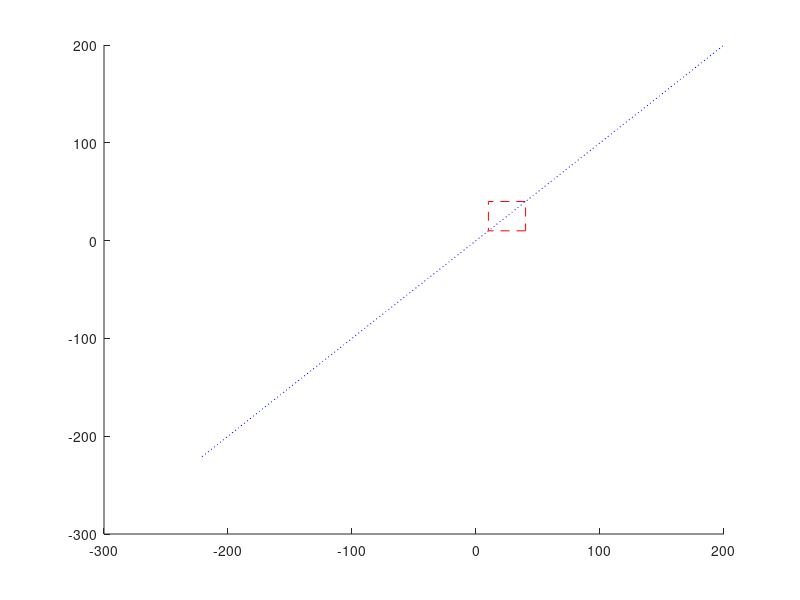

Here is the MATLAB script that generated this plot:
%{
Josh Tozer & Nathan Willson
CS 2300 002
Project 2
Fri Oct 11, 2019 at 11:59 pm
This assignment will use a file that contains target box lower left coordinate, 
target box size, and information describing a line in parametric form. Using this 
information, we will plot the line using character output and will create a target
box from the implicit form of the line. We will do this graphically.
%}

%Outputs name and assignment number.
disp('Josh Tozer & Nathan Willson')
disp('Project 2')

%Gets the numbers from the text file and saves the target box lower left coordinate, 
%target box size, and information describing a line in parametric form.
data = dlmread('line3.txt');
target_box = data(1:2);
box_size = data(3);
point = data(4:5);
vec = data(6:7);

%Uses the parametric equation of a line to display the line to the user.
hold on;
t =linspace(-box_size/2, box_size/2);
v = point(1) + t * vec(1);
w = point(2) + t * vec(2);
plot(w,v, 'Color', 'b', 'LineStyle', ':');

%Creates a rectangle that displays the target box.
rectangle('Position',[target_box(1), target_box(2), box_size, box_size], 'EdgeColor','r', 'LineStyle','--');
